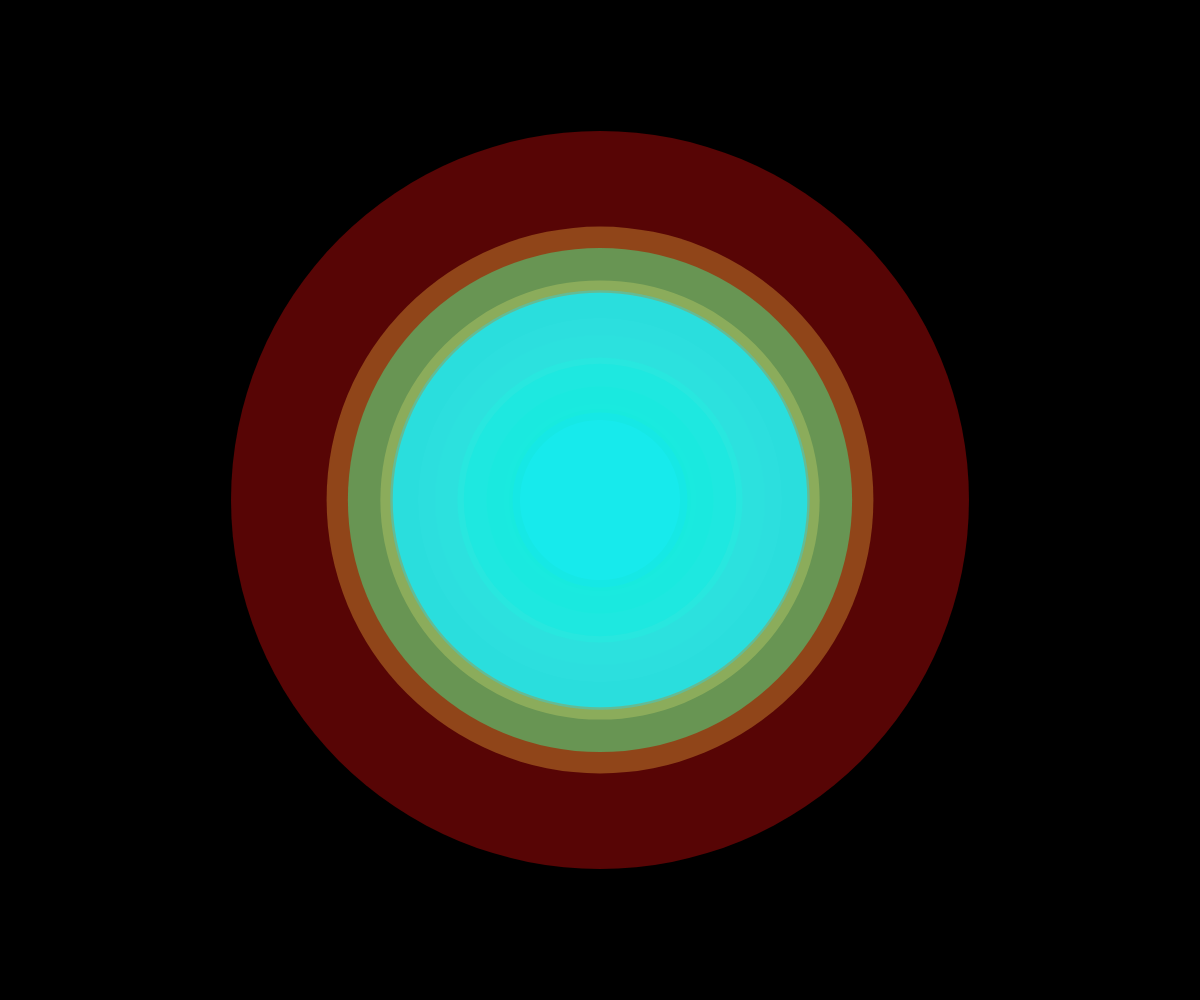
Frame 1 (no input)
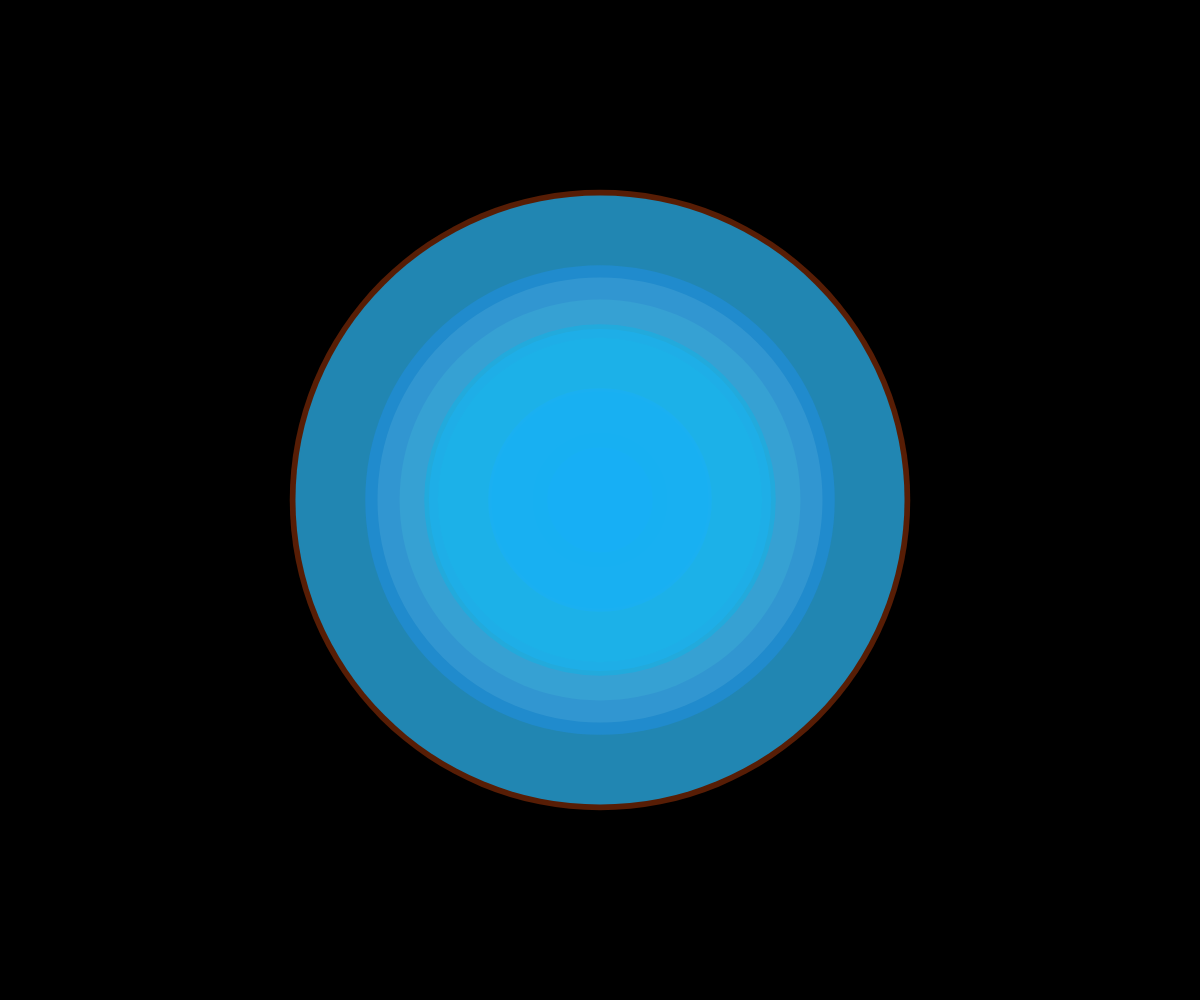
Frame 60 (no input)
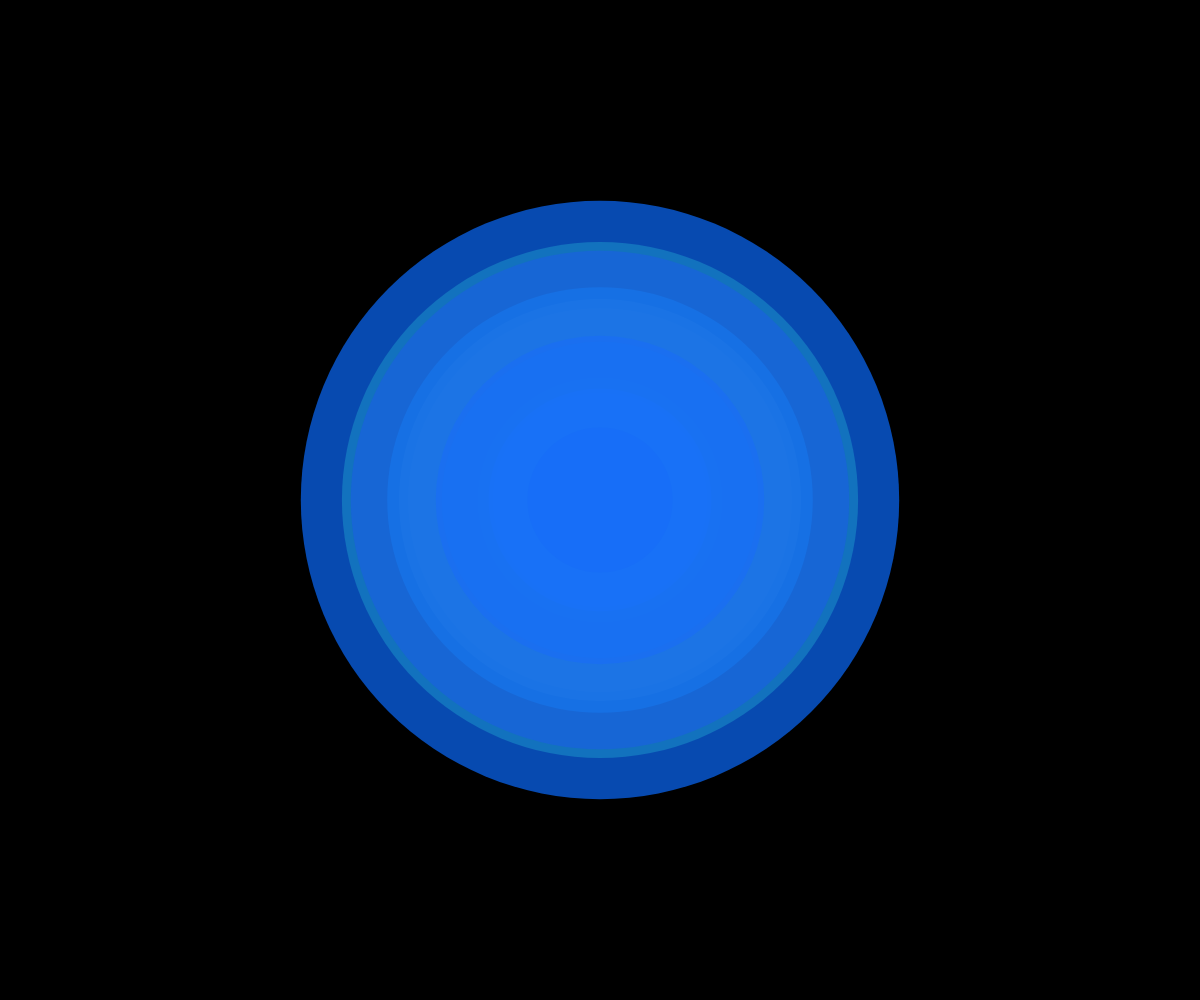
Frame 120 (the mouse pressed at the canvas centre since frame 60)

The p5.js sketch that drew these frames (run headless with seeded random() and noise() and a simulated clock; from frame 60 on, the mouse is pressed at the canvas centre):

// p5.js sketch
// ── sketch.js
let rings = [];
const numRings = 20;
const maxRadius = 300;

function setup() {
  createCanvas(windowWidth, windowHeight);
  colorMode(HSB, 360, 100, 100, 1);
  noStroke();

  // Initialize rings with varying properties
  for (let i = 0; i < numRings; i++) {
    rings.push({
      radius: random(50, maxRadius),
      angle: random(TWO_PI),
      speed: random(0.005, 0.02),
      hue: random(360),
      saturation: random(70, 100),
      brightness: random(80, 100),
      alpha: random(0.3, 0.7),
      ripplePhase: random(TWO_PI),
      expansionPhase: random(TWO_PI)
    });
  }
}

function draw() {
  background(0, 0, 0, 1);

  // Center of canvas
  const centerX = width / 2;
  const centerY = height / 2;

  // Draw each ring with ripple and expansion effects
  for (let i = 0; i < rings.length; i++) {
    const ring = rings[i];

    // Update phase for ripple effect
    ring.ripplePhase += ring.speed * 0.5;
    ring.expansionPhase += ring.speed;

    // Ripple effect: radius oscillates
    const rippleRadius = ring.radius + sin(ring.ripplePhase) * 20;

    // Expansion effect: grows over time
    const expansionFactor = 1 + sin(ring.expansionPhase) * 0.5;
    const finalRadius = rippleRadius * expansionFactor;

    // Color shift over time
    const hueShift = (frameCount * 0.3 + i * 10) % 360;
    ring.hue = (ring.hue + 0.2) % 360;

    fill(hueShift, ring.saturation, ring.brightness, ring.alpha);

    // Draw the ring as a circle
    ellipse(centerX, centerY, finalRadius * 2);
  }
}

function windowResized() {
  resizeCanvas(windowWidth, windowHeight);
}
